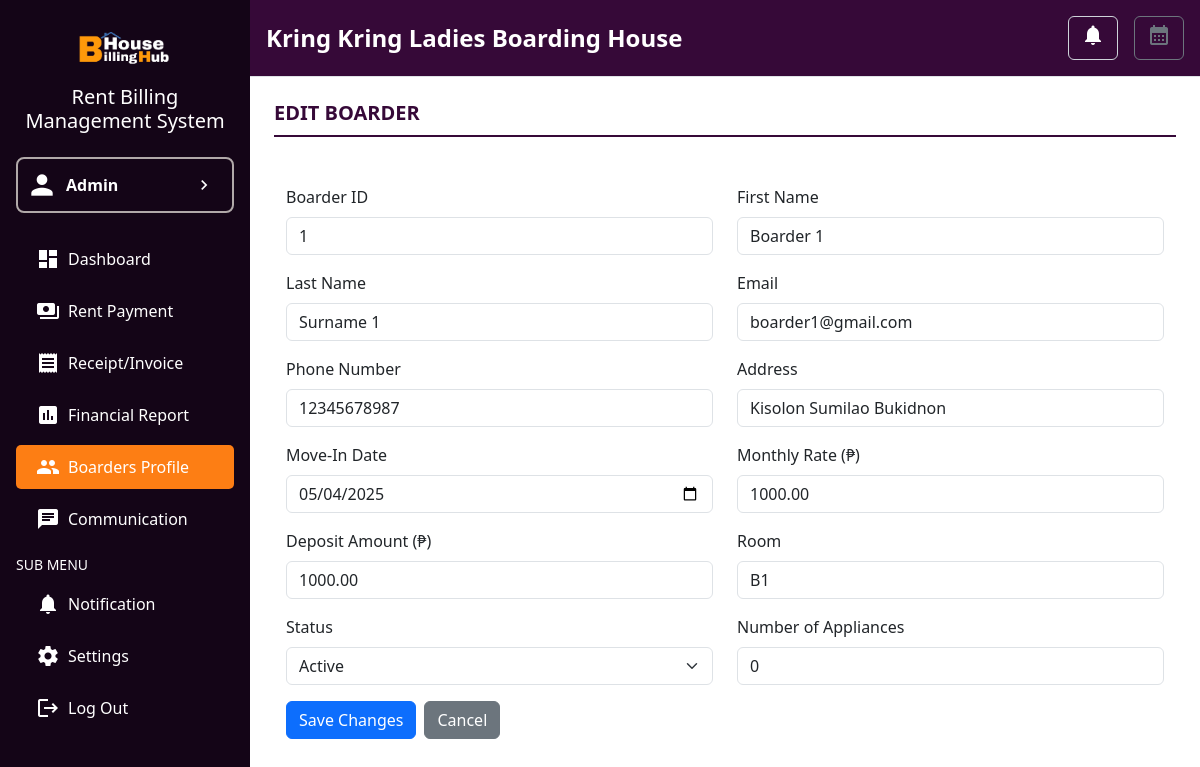
The page /sidebar/edit_boarder.php?id=3 (signed in) on the database its author committed.
### tables this page shows
CREATE TABLE `users` (
  `id` int(11) NOT NULL,
  `firstname` varchar(255) NOT NULL,
  `lastname` varchar(255) NOT NULL,
  `email` varchar(255) NOT NULL,
  `contact` varchar(20) DEFAULT NULL,
  `government_id` varchar(100) DEFAULT NULL,
  `tin_num` varchar(100) DEFAULT NULL,
  `address` varchar(255) DEFAULT NULL,
  `boardinghousename` varchar(255) DEFAULT NULL,
  `password` varchar(255) NOT NULL,
  `reset_code` varchar(255) DEFAULT NULL
);

CREATE TABLE `boarders` (
  `id` int(11) NOT NULL,
  `boarder_id` int(11) NOT NULL,
  `user_id` int(11) DEFAULT NULL,
  `firstname` varchar(255) NOT NULL,
  `lastname` varchar(255) NOT NULL,
  `email` varchar(100) NOT NULL,
  `phone` varchar(15) DEFAULT NULL,
  `address` varchar(255) DEFAULT NULL,
  `move_in_date` date NOT NULL,
  `monthly_rate` decimal(10,2) NOT NULL,
  `deposit_amount` decimal(10,2) NOT NULL,
  `room` varchar(50) DEFAULT NULL,
  `status` enum('active','inactive') DEFAULT 'active',
  `appliances` int(11) DEFAULT 0
);

### sidebar/edit_boarder.php (the view, shortened to what this page needs)
<?php
$host = 'localhost';
$username = 'root';
$password = '';
$database = 'bh';
$conn = new mysqli($host, $username, $password, $database);
$user_id = $_SESSION['user_id'];
$stmt = $conn->prepare("SELECT firstname, lastname, email, contact, government_id, tin_num, address, boardinghousename FROM users WHERE id = ?");
$stmt->bind_param("i", $user_id);
$stmt->execute();
$result = $stmt->get_result();
$user = $result->fetch_assoc();
$user_id = $_SESSION['user_id'];
$boarder_id = $_GET['id'];
$stmt = $conn->prepare("SELECT * FROM boarders WHERE id = ? AND user_id = ?");
$stmt->bind_param("ii", $boarder_id, $user_id);
$stmt->execute();
$result = $stmt->get_result();
if ($result->num_rows === 0) {
    $message = '<div class="alert alert-danger">Boarder not found or you do not have permission to edit this boarder.</div>';
    $boarder = null;
} else {
    $boarder = $result->fetch_assoc();
}
?>
<!DOCTYPE html>
<html lang="en">
<head>
    <link href="https://cdn.jsdelivr.net/npm/bootstrap@5.3.2/dist/css/bootstrap.min.css" rel="stylesheet">
    <link href="https://cdn.jsdelivr.net/npm/bootstrap-icons@1.10.5/font/bootstrap-icons.css" rel="stylesheet">
    <link rel="stylesheet" href="style.css">
</head>
<body>
    <div class="d-flex">
        <nav class="sidebar text-white p-3">
            <div class="text-center mb-4">
                <img src="../images/logo.png" alt="Logo" class="img-fluid" style="max-width: 100px;">
                <h5 class="mt-2">Rent Billing Management System</h5>
            </div>
            <a href="admin.php" class="d-flex align-items-center justify-content-between mb-4 px-2 nav-link admin-border">
                <div class="d-flex align-items-center">
                    <span class="material-icons me-2" style="font-size: 32px;">person</span>
                    <span class="fw-bold">Admin</span>
                </div>
                <span class="material-icons" style="font-size: 20px;">chevron_right</span>
            </a>
            <ul class="nav flex-column">
                <li class="nav-item mb-2">
                    <a class="nav-link text-white" href="dashboard.php"><span class="material-icons me-2">dashboard</span>Dashboard</a>
                </li>
                <li class="nav-item mb-2">
                    <a class="nav-link text-white" href="rent_payment.php"><span class="material-icons me-2">payments</span>Rent Payment</a>
                </li>
                <li class="nav-item mb-2">
                    <a class="nav-link text-white" href="receipt.php"><span class="material-icons me-2">receipt</span>Receipt/Invoice</a>
                </li>
                <li class="nav-item mb-2">
                    <a class="nav-link text-white" href="financial_rep.php"><span class="material-icons me-2">assessment</span>Financial Report</a>
                </li>
                <li class="nav-item mb-2">
                    <a class="nav-link text-white active" href="boarder_profile.php"><span class="material-icons me-2">group</span>Boarders Profile</a>
                </li>
                <li class="nav-item mb-2">
                    <a class="nav-link text-white" href="communication.php"><span class="material-icons me-2">chat</span>Communication</a>
                </li>
            </ul>
            <div class="mt-2">
                <h6 class="text-uppercase small">Sub Menu</h6>
                <ul class="nav flex-column">
                    <li class="nav-item mb-2">
                        <a class="nav-link text-white" href="sub-menu/notif.php"><span class="material-icons me-2">notifications</span>Notification</a>
                    </li>
                    <li class="nav-item mb-2">
                        <a class="nav-link text-white" href="sub-menu/settings.php"><span class="material-icons me-2">settings</span>Settings</a>
                    </li>
                    <li class="nav-item mb-2">
                        <a class="nav-link text-white" href="sub-menu/logout.php"><span class="material-icons me-2">logout</span>Log Out</a>
                    </li>
                </ul>
            </div>
        </nav>
        <div class="flex-grow-1">
            <header class="d-flex justify-content-between align-items-center p-3 border-bottom">
                <h4 class="mb-0" style="font-weight: bold;"><span id="boardingHouseName"><?php echo htmlspecialchars($user['boardinghousename'] ?? 'N/A'); ?></span> Boarding House</h4>
                <div class="d-flex align-items-center gap-3">
                    <button class="btn btn-outline-primary position-relative">
                        <span class="material-icons">notifications</span>
                    </button>
                    <button class="btn btn-outline-secondary">
                        <span class="material-icons">calendar_month</span>
                    </button>
                </div>
            </header>
            <div class="content p-4">
                <div class="mb-4">
                    <h5 style="font-weight: bold; color: #360938; border-bottom: 2px solid #360938; padding-bottom: 10px;">
                        EDIT BOARDER
                    </h5>
                </div>
                <div class="container mt-5" style="font-family: 'Segoe UI', sans-serif;">
                    <?php if ($boarder): ?>
                        <form method="POST">
                            <div class="row">
                                <div class="col-md-6 mb-3">
                                    <label for="boarder_id" class="form-label">Boarder ID</label>
                                    <input type="number" class="form-control" id="boarder_id" name="boarder_id" value="<?php echo htmlspecialchars($boarder['boarder_id']); ?>" required>
                                </div>
                                <div class="col-md-6 mb-3">
                                    <label for="firstname" class="form-label">First Name</label>
                                    <input type="text" class="form-control" id="firstname" name="firstname" value="<?php echo htmlspecialchars($boarder['firstname']); ?>" required>
                                </div>
                                <div class="col-md-6 mb-3">
                                    <label for="lastname" class="form-label">Last Name</label>
                                    <input type="text" class="form-control" id="lastname" name="lastname" value="<?php echo htmlspecialchars($boarder['lastname']); ?>" required>
                                </div>
                                <div class="col-md-6 mb-3">
                                    <label for="email" class="form-label">Email</label>
                                    <input type="email" class="form-control" id="email" name="email" value="<?php echo htmlspecialchars($boarder['email']); ?>" required>
                                </div>
                                <div class="col-md-6 mb-3">
                                    <label for="phone" class="form-label">Phone Number</label>
                                    <input type="text" class="form-control" id="phone" name="phone" value="<?php echo htmlspecialchars($boarder['phone'] ?? ''); ?>">
                                </div>
                                <div class="col-md-6 mb-3">
                                    <label for="address" class="form-label">Address</label>
                                    <input type="text" class="form-control" id="address" name="address" value="<?php echo htmlspecialchars($boarder['address'] ?? ''); ?>">
                                </div>
                                <div class="col-md-6 mb-3">
                                    <label for="move_in_date" class="form-label">Move-In Date</label>
                                    <input type="date" class="form-control" id="move_in_date" name="move_in_date" value="<?php echo htmlspecialchars($boarder['move_in_date']); ?>" required>
                                </div>
                                <div class="col-md-6 mb-3">
                                    <label for="monthly_rate" class="form-label">Monthly Rate (₱)</label>
                                    <input type="number" step="0.01" min="0" class="form-control" id="monthly_rate" name="monthly_rate" value="<?php echo htmlspecialchars($boarder['monthly_rate']); ?>" required>
                                </div>
                                <div class="col-md-6 mb-3">
                                    <label for="deposit_amount" class="form-label">Deposit Amount (₱)</label>
                                    <input type="number" step="0.01" min="0" class="form-control" id="deposit_amount" name="deposit_amount" value="<?php echo htmlspecialchars($boarder['deposit_amount']); ?>" required>
                                </div>
                                <div class="col-md-6 mb-3">
                                    <label for="room" class="form-label">Room</label>
                                    <input type="text" class="form-control" id="room" name="room" value="<?php echo htmlspecialchars($boarder['room'] ?? ''); ?>">
                                </div>
                                <div class="col-md-6 mb-3">
                                    <label for="status" class="form-label">Status</label>
                                    <select class="form-select" id="status" name="status" required>
                                        <option value="active" <?php echo $boarder['status'] == 'active' ? 'selected' : ''; ?>>Active</option>
                                    </select>
                                </div>
                                <div class="col-md-6 mb-3">
                                    <label for="appliances" class="form-label">Number of Appliances</label>
                                    <input type="number" min="0" class="form-control" id="appliances" name="appliances" value="<?php echo htmlspecialchars($boarder['appliances'] ?? 0); ?>">
                                </div>
                            </div>
                            <div class="d-flex gap-2">
                                <button type="submit" class="btn btn-primary">Save Changes</button>
                                <a href="boarder_profile.php" class="btn btn-secondary">Cancel</a>
                            </div>
                        </form>
                    <?php endif; ?>
                </div>
            </div>
        </div>
    </div>
</body>
</html>

### sidebar/style.css (style rules this page uses)
body { font-family: 'Segoe UI', sans-serif; }
.sidebar { width: 250px; height: 100vh; position: fixed; background-color: #140517; }
.sidebar .nav-link { font-size: 1rem; }
.sidebar a { display: flex; align-items: center; padding: 10px 20px; text-decoration: none; color: #ffffff; font-size: 16px; }
.sidebar a span.material-icons { margin-right: 10px; font-size: 24px; }
.nav-link { display: flex; align-items: center; padding: 10px 20px; text-decoration: none; color: #ffffff; transition: background-color 0.3s, color 0.3s; }
.nav-link.active { background-color: #fd7e14; color: #ffffff; border-radius: 5px; }
.flex-grow-1 { margin-left: 250px; }
header { font-family: 'Segoe UI', sans-serif; background-color: #360938; color: #ffffff; }
.btn-outline-primary { color: white; border: 1px solid #ced4da; transition: background-color 0.3s, color 0.3s; }
.admin-border { border: 2px solid rgb(177, 169, 169); border-radius: 8px; padding: 10px 20px; }

### rows shown on the page
users: boardinghousename "Kring Kring Ladies"
boarders: boarder_id "1", firstname "Boarder 1", lastname "Surname 1", email "boarder1@gmail.com", phone "12345678987", address "Kisolon Sumilao Bukidnon", move_in_date "05/04/2025", monthly_rate "1000.00", deposit_amount "1000.00", room "B1", status "Active", appliances "0"
